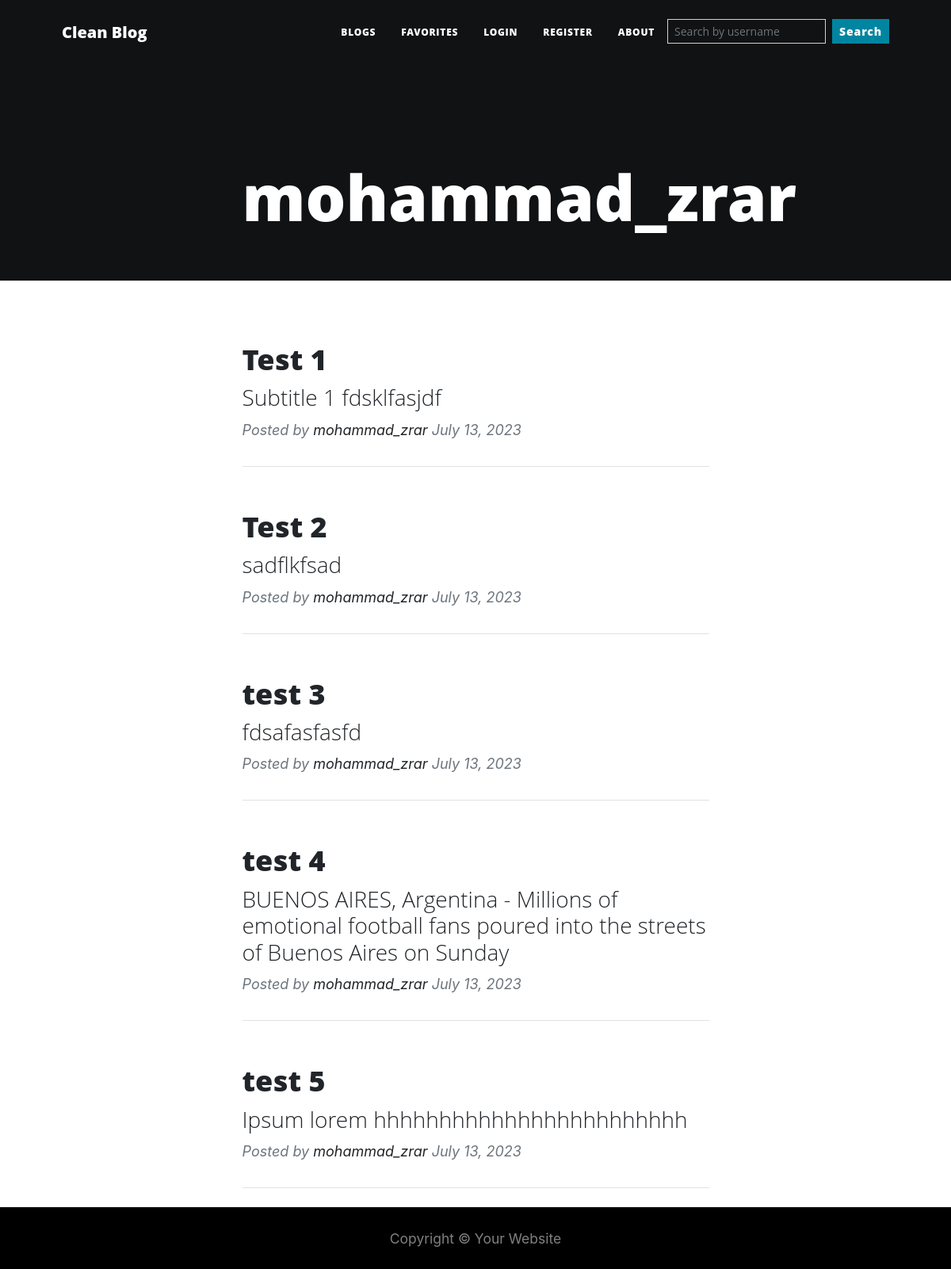
Screenshot of /mohammad_zrar/all-blogs with the database file from the repository.
### main.py (models this page shows)
class User(UserMixin, db.Model):
    __tablename__ = "users"
    id = db.Column(db.Integer, primary_key=True)
    email = db.Column(db.String(100))
    username = db.Column(db.String(100), unique=True)
    password = db.Column(db.String(100))
    bg_color = db.Column(db.String(7))
    bio = db.Column(db.String(250))
    blogs = db.relationship("BlogPost", back_populates="author")
    comments = db.relationship("Comment", back_populates="comment_author")
    favouring = db.relationship(
        'User', secondary=favorites,
        primaryjoin=(favorites.c.favorite_id == id),
        secondaryjoin=(favorites.c.favouring_id == id),
        backref=db.backref('favorites', lazy='dynamic'),
        lazy='dynamic'
    )

class BlogPost(db.Model):
    __tablename__ = "blog_posts"
    id = db.Column(db.Integer, primary_key=True)
    author_id = db.Column(db.Integer, db.ForeignKey("users.id"))
    author = relationship("User", back_populates="blogs")
    title = db.Column(db.String(250), unique=True, nullable=False)
    subtitle = db.Column(db.String(250), nullable=False)
    date = db.Column(db.String(250), nullable=False)
    body = db.Column(db.Text, nullable=False)
    img_url = db.Column(db.String(250), nullable=False)
    comments = relationship("Comment", back_populates="parent_post")

### main.py (the view)
@app.route('/<string:username>/all-blogs')
def all_blogs(username):
    user = User.query.filter_by(username=username).first()
    if user is None:
        return "There is no user with that username"
    blogs = db.session.query(BlogPost).filter(BlogPost.author_id == user.id).all()
    return render_template("all-blogs.html", all_blogs=blogs, user=user)

### templates/all-blogs.html (shortened to what this page needs)
{% extends 'base.html' %}
{% block content %}
{% include "./layout/navbar.html" %}
{% include "./layout/header.html" %}
    <div class="container px-4 px-lg-5">
        {% for blog in all_blogs %}
      <div class="row gx-4 gx-lg-5 justify-content-center">
        <div class="col-md-10 col-lg-8 col-xl-7">
          <div class="post-preview">
            <a href="post.html">
              <h2 class="post-title">
                {{ blog.title }}
              </h2>
              <h3 class="post-subtitle">
                {{ blog.subtitle }}
              </h3>
            </a>
            <p class="post-meta">
              Posted by
              <a href="{{ url_for('user_blogs', username=blog.author.username) }}">{{blog.author.username}}</a>
              {{ blog.date }}
            </p>
          </div>
          <hr class="my-4" />
        </div>
      </div>
        {% endfor %}
    </div>
{% include "./layout/footer.html" %}
{% endblock %}

### templates/base.html (shortened to what this page needs)
<!DOCTYPE html>
<html lang="en">
<head>
    <link href="{{ url_for('static', filename='css/styles.css')}}" rel="stylesheet">
    <link href="{{ url_for('static', filename='my/styles.css')}}" rel="stylesheet">
    <link rel="stylesheet" href="https://cdn.jsdelivr.net/npm/bootstrap-icons@1.3.0/font/bootstrap-icons.css">
</head>
<body>
{% block content%}{% endblock %}
</body>
</html>

### templates/layout/navbar.html (shortened to what this page needs)
<nav class="navbar navbar-expand-lg navbar-light" id="mainNav">
    <div class="container px-4 px-lg-5">
        <a class="navbar-brand" href="{{ url_for('home') }}">Clean Blog</a>
        <div class="collapse navbar-collapse" id="navbarResponsive">
            <ul class="navbar-nav ms-auto py-4 py-lg-0">
                <li class="nav-item"><a class="nav-link px-lg-3 py-3 py-lg-4" href="{{ url_for('user_blogs', username=current_user.username) }}">Blogs</a></li>
                <li class="nav-item"><a class="nav-link px-lg-3 py-3 py-lg-4" href="{{ url_for('favorites', username=current_user.username) }}">Favorites</a></li>
                {% if not current_user.is_authenticated: %}
                <li class="nav-item"><a class="nav-link px-lg-3 py-3 py-lg-4" href="{{ url_for('login') }}">Login</a></li>
                <li class="nav-item"><a class="nav-link px-lg-3 py-3 py-lg-4" href="">Register</a></li>
                {% else %}
                <li class="nav-item me"><a class="nav-link px-lg-3 py-3 py-lg-4" href="#">Profile</a></li>
                {% endif %}
                <li class="nav-item"><a class="nav-link px-lg-3 py-3 py-lg-4" href="about.html">About</a></li>
                <li class="nav-item ms-5-lg">
                    <form class="d-flex mt-3 nav-search" method="get" action="{{ url_for('search') }}">
                        <input class="form-control form-control-sm me-2 bg-transparent text-light" type="search"
                               placeholder="Search by username" name="search" aria-label="Search">
                        <button class="btn btn-sm btn-primary text-transparent" type="submit">Search</button>
                    </form>
                </li>
            </ul>
        </div>
    </div>
</nav>

### templates/layout/header.html (shortened to what this page needs)
<header class="masthead pb-5" style="background-color: #{{ user.bg_color }};">
    <div class="container position-relative px-4 px-lg-5">
        <div class="row gx-4 gx-lg-5 justify-content-center">
            <div class="col-md-10 col-lg-8 col-xl-7">
                <div class="site-heading">
                    <h1 class="h1-header">{{ user.username }}</h1>
                </div>
            </div>
        </div>
    </div>
</header>

### templates/layout/footer.html
  <footer id="sticky-footer" class="flex-shrink-0 py-4 text-white-50" style="background-color: #{{ user.bg_color }};">
    <div class="container text-center">
      <small>Copyright &copy; Your Website</small>
    </div>
  </footer>

### rows the page displays
User: username "mohammad_zrar"
BlogPost: title "Test 1", subtitle "Subtitle 1 fdsklfasjdf", author.username "mohammad_zrar", date "July 13, 2023"
BlogPost: title "Test 2", subtitle "sadflkfsad", author.username "mohammad_zrar", date "July 13, 2023"
BlogPost: title "test 3", subtitle "fdsafasfasfd", author.username "mohammad_zrar", date "July 13, 2023"
BlogPost: title "test 4", subtitle "BUENOS AIRES, Argentina - Millions of emotional football fans poured into the streets of Buenos Aires on Sunday", author.username "mohammad_zrar", date "July 13, 2023"
BlogPost: title "test 5", subtitle "Ipsum lorem hhhhhhhhhhhhhhhhhhhhhhhh", author.username "mohammad_zrar", date "July 13, 2023"
